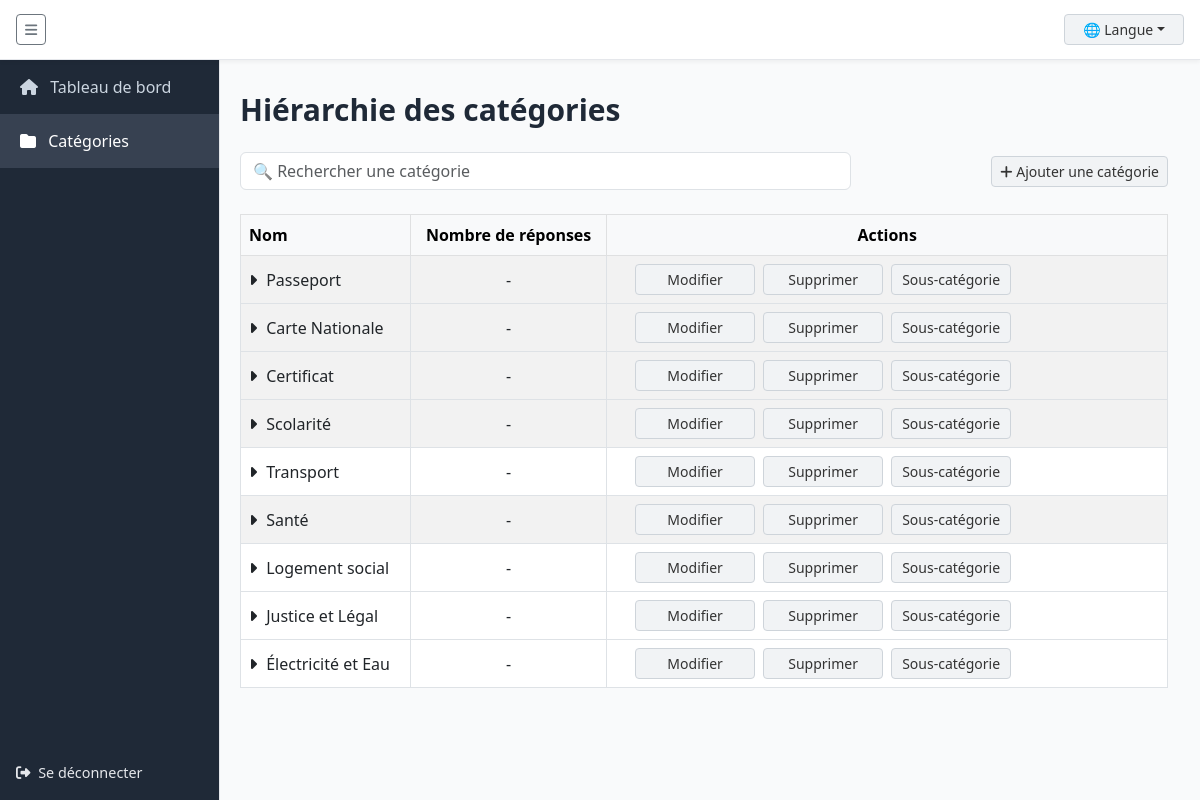
The app's page /manage_categories (signed in) with its own data.
### models.py (models this page shows, shortened)
class Category(db.Model):
    __tablename__ = 'category'
    id = db.Column(db.Integer, primary_key=True)
    name_fr = db.Column(db.String(255))
    name_en = db.Column(db.String(255))
    name_ar = db.Column(db.String(255))
    parent_id = db.Column(db.Integer, db.ForeignKey('category.id'), nullable=True)
    source_lang = db.Column(db.String(10), default='fr')
    parent = db.relationship('Category', remote_side=[id], backref='subcategories')

### app.py (the view)
@app.route('/manage_categories')
def manage_categories():
    if 'username' not in session:
        return redirect(url_for('login'))
    role = session.get('role')
    categories = Category.query.all()
    category_tree = build_category_tree(categories)
    flat_tree = flatten_tree(category_tree)
    return render_template('manage_categories.html', flat_tree=flat_tree , role=role)

### app.py (called while the page is built)
def load_translations(lang):
    try:
        with open(f'translations/{lang}.json', encoding='utf-8') as f:
            return json.load(f)
    except:
        return {}

@app.before_request
def set_default_language():
    if 'lang' not in session:
        session['lang'] = 'fr'
    g.translations = load_translations(session['lang'])

@app.context_processor
def inject_translation_function():
    def t(key):
        return g.translations.get(key, key)
    return dict(t=t, get_locale=lambda: session.get('lang', 'fr'))

def build_category_tree(categories, parent_id=None, level=0):
    lang = session.get('lang', 'fr')
    tree = []
    for cat in categories:
        if cat.parent_id == parent_id:
            name = cat.name_fr
            if lang == 'en':
                name = cat.name_en or cat.name_fr
            elif lang == 'ar':
                name = cat.name_ar or cat.name_fr
            children = build_category_tree(categories, cat.id, level + 1)
            tree.append({
                'id': cat.id,
                'parent_id': cat.parent_id,  # ✅ AJOUT OBLIGATOIRE
                'translated_name': name,
                'level': level,
                'response_count': len(cat.responses),
                'has_children': len(children) > 0,
                'children': children
            })
    return tree

def flatten_tree(tree):
    result = []
    def _flatten(nodes):
        for node in nodes:
            children = node.pop('children', [])
            result.append(node)
            _flatten(children)
    _flatten(tree)
    return result

### templates/manage_categories.html (shortened to what this page needs)
<!DOCTYPE html>
<html lang="{{ get_locale() }}" dir="{% if get_locale() == 'ar' %}rtl{% else %}ltr{% endif %}">
<head>
    <script src="https://cdn.tailwindcss.com"></script>
    <link rel="stylesheet" href="https://cdn.jsdelivr.net/npm/bootstrap@5.3.0/dist/css/bootstrap.min.css">
    <link rel="stylesheet" href="https://cdnjs.cloudflare.com/ajax/libs/font-awesome/6.4.0/css/all.min.css">
</head>
<body>
<div id="sidebar" class="sidebar">
    <a class="nav-link {% if request.endpoint == 'dashboard' %}active{% endif %}" href="{{ url_for('dashboard') }}">
        <i class="fa fa-home me-2"></i> {{ t("Dashboard") }}
    </a>
    <a class="nav-link {% if request.endpoint == 'manage_categories' %}active{% endif %}" href="{{ url_for('manage_categories') }}">
        <i class="fa fa-folder me-2"></i> {{ t("Catégories") }}
    </a>
    <a href="{{ url_for('logout') }}" class="logout-btn">
        <i class="fa fa-sign-out-alt me-1"></i> {{ t("Se déconnecter") }}
    </a>
</div>
<div class="topbar">
    <button class="btn btn-outline-secondary btn-sm" onclick="toggleSidebar()">
        <i class="fa fa-bars"></i>
    </button>
    <div class="dropdown">
        <button class="btn btn-soft btn-sm dropdown-toggle" type="button" data-bs-toggle="dropdown">🌐 {{ t("Langue") }}</button>
    </div>
</div>
<div class="main-content">
    <h2 class="text-3xl font-bold text-gray-800 mb-6">{{ t("Hiérarchie des catégories") }}</h2>
  <div class="mb-4 row align-items-center">
    <div class="col-md-8 mb-2 mb-md-0">
        <input type="text" id="searchInput" class="form-control" placeholder="🔍 {{ t('Rechercher une catégorie') }}">
    </div>
    <div class="col-md-4 text-md-end">
        <a href="{{ url_for('add_category') }}" class="btn btn-soft btn-sm">
            <i class="fas fa-plus"></i> {{ t("Ajouter une catégorie") }}
        </a>
    </div>
</div>
    <div class="table-responsive">
        <table class="table table-bordered table-striped align-middle" id="categoryTable">
            <thead class="table-light">
                <tr>
                    <th>{{ t("Nom") }}</th>
                    <th class="text-center">{{ t("Nombre de réponses") }}</th>
                    <th class="text-center">{{ t("Actions") }}</th>
                </tr>
            </thead>
            <tbody>
                {% for node in flat_tree %}
                <tr class="category-row {% if node.level > 0 %}hidden-row parent-{{ node.parent_id }}{% endif %}" data-id="{{ node.id }}" data-parent="{{ node.parent_id }}" data-level="{{ node.level }}">
                    <td>
                        <span style="padding-left: {{ node.level * 20 }}px;">
                            {% if node.has_children %}
<i class="fas {% if get_locale() == 'ar' %}fa-caret-left{% else %}fa-caret-right{% endif %} toggle-icon" onclick="toggleChildren({{ node.id }}, this)"></i>
                            {% else %}
                                <i class="fas fa-circle" style="opacity: 0.3;"></i>
                            {% endif %}
                            {{ node.translated_name }}
                        </span>
                    </td>
                    <td class="text-center">
                        {% if node.response_count > 0 %}
                            <span class="badge bg-primary">{{ node.response_count }}</span>
                        {% else %}
                            -
                        {% endif %}
                    </td>
                    <td class="text-center">
                        <div class="d-grid gap-2 d-md-flex justify-content-center">
                            <a href="{{ url_for('edit_category', id=node.id) }}" class="btn btn-sm btn-soft">{{ t("Modifier") }}</a>
                            <form action="{{ url_for('delete_category', id=node.id) }}" method="POST" style="display:inline;">
                                <button type="submit" class="btn btn-sm btn-soft" onclick="return confirm('{{ t('Supprimer cette catégorie ?') }}');">{{ t("Supprimer") }}</button>
                            </form>
                            <a href="{{ url_for('add_category') }}?parent_id={{ node.id }}" class="btn btn-sm btn-soft">{{ t("Sous-catégorie") }}</a>
                        </div>
                    </td>
                </tr>
                {% endfor %}
            </tbody>
        </table>
    </div>
</div>
</body>
</html>

### records on screen
Category: translated_name "Passeport", t "Modifier", t "Supprimer", t "Sous-catégorie"
Category: translated_name "Carte Nationale", t "Modifier", t "Supprimer", t "Sous-catégorie"
Category: translated_name "Certificat", t "Modifier", t "Supprimer", t "Sous-catégorie"
Category: translated_name "Scolarité", t "Modifier", t "Supprimer", t "Sous-catégorie"
Category: translated_name "Transport", t "Modifier", t "Supprimer", t "Sous-catégorie"
Category: translated_name "Santé", t "Modifier", t "Supprimer", t "Sous-catégorie"
Category: translated_name "Logement social", t "Modifier", t "Supprimer", t "Sous-catégorie"
Category: translated_name "Justice et Légal", t "Modifier", t "Supprimer", t "Sous-catégorie"
Category: translated_name "Électricité et Eau", t "Modifier", t "Supprimer", t "Sous-catégorie"

### other values on screen
{{ t("Dashboard") }} "Tableau de bord"
{{ t("Catégories") }} "Catégories"
{{ t("Se déconnecter") }} "Se déconnecter"
{{ t("Langue") }} "Langue"
{{ t("Hiérarchie des catégories") }} "Hiérarchie des catégories"
{{ t("Ajouter une catégorie") }} "Ajouter une catégorie"
{{ t("Nom") }} "Nom"
{{ t("Nombre de réponses") }} "Nombre de réponses"
{{ t("Actions") }} "Actions"
